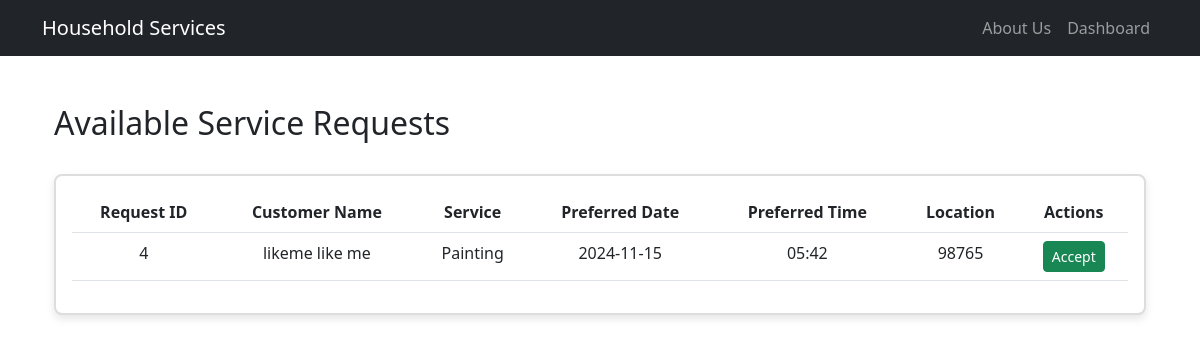
/professional/available-requests (signed in), run on the app's committed database.
### model.py (models this page shows, shortened)
class ServiceRequest(db.Model):
    id = db.Column(db.Integer, primary_key=True)
    service_id = db.Column(db.Integer, db.ForeignKey('service.id'), nullable=False)
    customer_id = db.Column(db.Integer, db.ForeignKey('customer.id'), nullable=False)
    professional_id = db.Column(db.Integer, db.ForeignKey('service_professional.id'))
    date_of_request = db.Column(db.DateTime, default=datetime.utcnow, nullable=False)
    date_of_completion = db.Column(db.DateTime)
    status = db.Column(db.String(20), default='requested')  # requested, accepted, in_progress, completed, cancelled
    remarks = db.Column(db.Text)
    rating = db.Column(db.Integer)  # 1-5 rating
    review = db.Column(db.Text)
    service = db.relationship('Service', backref='requests')
    preferred_date = db.Column(db.Date, nullable=False)
    preferred_time = db.Column(db.Time, nullable=False)
    address = db.Column(db.String(200), nullable=False)
    pincode = db.Column(db.String(10), nullable=False)
    description = db.Column(db.Text)
    sub_service_id = db.Column(db.Integer, db.ForeignKey('sub_service.id'))
    sub_service = db.relationship('SubService', backref='requests')

class User(UserMixin, db.Model):
    id = db.Column(db.Integer, primary_key=True)
    username = db.Column(db.String(80), unique=True, nullable=False)
    email = db.Column(db.String(120), unique=True, nullable=False)
    password_hash = db.Column(db.String(128), nullable=False)
    type = db.Column(db.String(50), nullable=False)
    created_at = db.Column(db.DateTime, default=datetime.utcnow)
    updated_at = db.Column(db.DateTime, default=datetime.utcnow, onupdate=datetime.utcnow)
    __mapper_args__ = {
        'polymorphic_identity': 'user',
        'polymorphic_on': type
    }

class Customer(User):
    __tablename__ = 'customer'
    __mapper_args__ = {'polymorphic_identity': 'customer'}
    id = db.Column(db.Integer, db.ForeignKey('user.id'), primary_key=True)
    name = db.Column(db.String(100), nullable=False)  # Changed to 100 to match form
    address = db.Column(db.String(200), nullable=False)  # Made nullable=False to match form requirements
    pincode = db.Column(db.String(10), nullable=False)  # Added pincode field
    phone = db.Column(db.String(20))
    requests = db.relationship('ServiceRequest', backref='customer', lazy='dynamic')
    is_active = db.Column(db.Boolean, default=True)

class Service(db.Model):
    id = db.Column(db.Integer, primary_key=True)
    name = db.Column(db.String(100), nullable=False)
    description = db.Column(db.Text)
    created_at = db.Column(db.DateTime, default=datetime.utcnow)
    is_active = db.Column(db.Boolean, default=True)

### routes.py (the view)
@app.route('/professional/available-requests')
@login_required
def available_requests():
    if current_user.type != 'service_professional':
        flash('Access denied.', 'danger')
        return redirect(url_for('dashboard'))
    if not current_user.is_approved or current_user.is_blocked:
        flash('Your account is pending approval or has been blocked.', 'warning')
        return redirect(url_for('dashboard'))
    available_requests = ServiceRequest.query.filter(
        ServiceRequest.status == 'requested',
        ServiceRequest.professional_id == None,
        ServiceRequest.service.has(Service.name == current_user.service_type)
    ).all()
    return render_template('professional/available_requests.html',
                         available_requests=available_requests)

### app.py (called while the page is built)
@login_manager.user_loader
def load_user(user_id):
    return User.query.get(int(user_id))

### templates/professional/available_requests.html
{% extends "main.html" %}
{% block content %}
<div class="container mt-5">
    <h2>Available Service Requests</h2>
    <div class="card">
        <div class="card-body">
            {% if available_requests %}
<table class="table">
    <thead>
        <tr>
            <th>Request ID</th>
            <th>Customer Name</th>
            <th>Service</th>
            <th>Preferred Date</th>
            <th>Preferred Time</th>
            <th>Location</th>
            <th>Actions</th>
        </tr>
    </thead>
    <tbody>
        {% for request in available_requests %}
        <tr>
            <td>{{ request.id }}</td>
            <td>{{ request.customer.name }}</td>
            <td>{{ request.service.name }}</td>
            <td>{{ request.preferred_date.strftime('%Y-%m-%d') }}</td>
            <td>{{ request.preferred_time.strftime('%H:%M') }}</td>
            <td>{{ request.pincode }}</td>
            <td>
                <a href="{{ url_for('handle_request', request_id=request.id, action='accept') }}"
                   class="btn btn-sm btn-success">Accept</a>
            </td>
        </tr>
        {% endfor %}
    </tbody>
</table>
{% else %}
<p class="text-center">No available requests for {{ current_user.service_type }} services.</p>
{% endif %}
        </div>
    </div>
</div>
{% endblock %}

### static/css/style.css (style rules this page uses)
.card { box-shadow: 0 0 10px rgba(0,0,0,0.1); margin-top: 2rem; }
.card-body { padding: 2rem; }
.card { border: 2px solid #ddd; border-radius: 8px; box-shadow: 0 4px 8px rgba(0, 0, 0, 0.1); transition: transform 0.2s, box-shadow 0.2s; overflow: hidden; }
.card-body { padding: 16px; text-align: center; }

### data on the page
ServiceRequest: id "4", customer.name "likeme like me", service.name "Painting", preferred_date "2024-11-15", preferred_time "05:42", pincode "98765"
